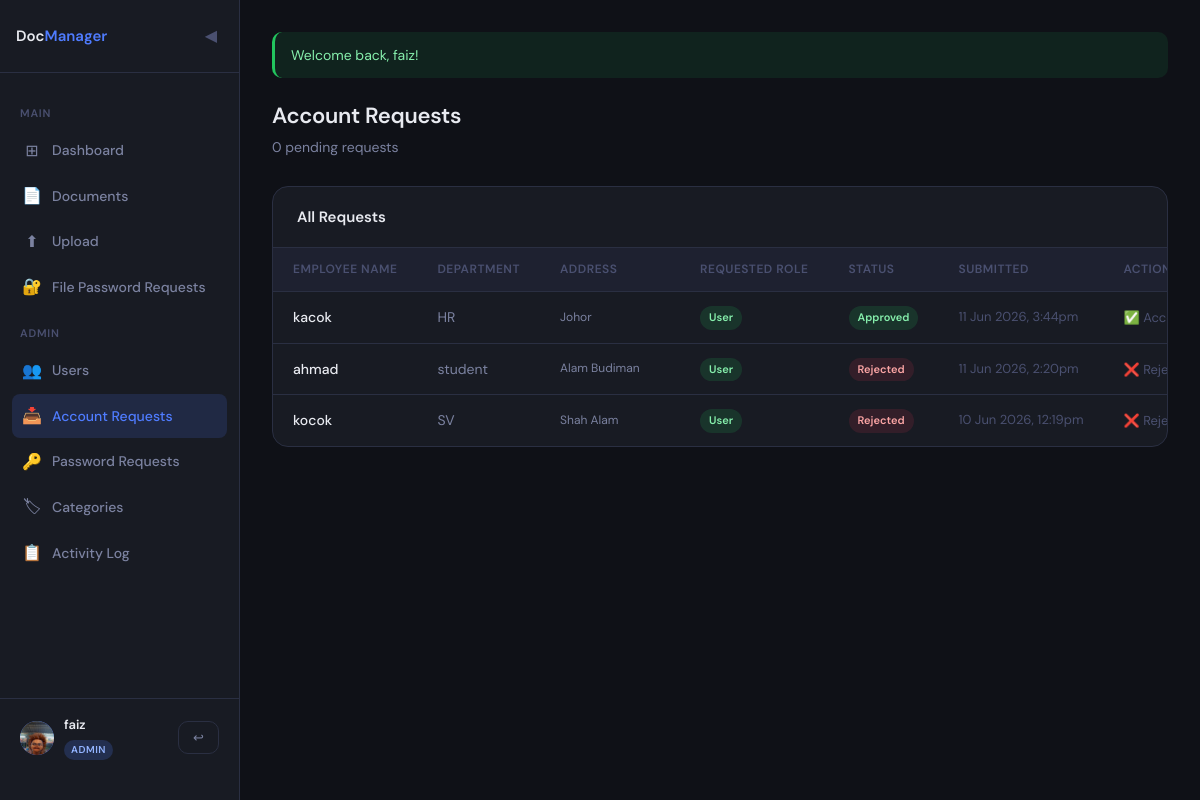
Screenshot of /index.php?page=account-requests (signed in) with the database file from the repository.
### tables this page shows
CREATE TABLE `user_request` (
  `id` int(11) NOT NULL,
  `user_id` int(11) DEFAULT NULL COMMENT 'Filled after account is created (FK → users.id)',
  `employee_id` int(11) NOT NULL COMMENT 'FK → employee.id, created at request time',
  `requested_role` enum('admin','user') NOT NULL DEFAULT 'user',
  `approved_by` int(11) DEFAULT NULL COMMENT 'Admin user who processed this request (FK → users.id)',
  `status` enum('pending','approved','rejected') NOT NULL DEFAULT 'pending',
  `requested_at` datetime NOT NULL DEFAULT current_timestamp()
);

CREATE TABLE `employee` (
  `id` int(11) NOT NULL,
  `name` varchar(100) NOT NULL,
  `address` varchar(255) NOT NULL,
  `department` varchar(100) NOT NULL,
  `image` varchar(255) NOT NULL
);

### config.php (called while the page is built, shortened)
<?php
function e(string $value): string {
    return htmlspecialchars($value, ENT_QUOTES | ENT_HTML5, 'UTF-8');
}

### pages/account-requests.php (the view, shortened to what this page needs)
<?php
$db = getDB();
$requests = $db->query("
    SELECT ur.*,
           e.name       AS emp_name,
           e.department AS emp_department,
           e.address    AS emp_address,
           approver.username AS approver_name
    FROM user_request ur
    JOIN employee e ON e.id = ur.employee_id
    LEFT JOIN users approver ON approver.id = ur.approved_by
    ORDER BY
        CASE ur.status WHEN 'pending' THEN 0 WHEN 'approved' THEN 1 ELSE 2 END,
        ur.requested_at DESC
")->fetchAll();
function renderAddress(string $raw): string {
    $parts = array_filter(array_map('trim', explode('|', $raw)));
    $lines = array_map(fn($p) => htmlspecialchars($p, ENT_QUOTES|ENT_HTML5, 'UTF-8'), $parts);
    return '<span style="display:block;font-size:12px;line-height:1.8;color:var(--text-muted);">'
         . implode('<br>', $lines) . '</span>';
}
$pendingCount = count(array_filter($requests, fn($r) => $r['status'] === 'pending'));
?>
<div class="topbar">
  <div>
    <div class="page-title">Account Requests</div>
    <div class="page-sub">
      <?= $pendingCount ?> pending request<?= $pendingCount !== 1 ? 's' : '' ?>
    </div>
  </div>
</div>
<?php if (empty($requests)): ?>
  <div class="card">
    <div class="empty-state">
      <div class="empty-state-icon">📥</div>
      <p>No account requests yet. New requests will appear here when employees submit the form.</p>
    </div>
  </div>
<?php else: ?>
<div class="card">
  <div class="card-header">
    <div class="card-title">All Requests</div>
  </div>
  <div class="table-responsive">
  <table>
    <thead>
      <tr>
        <th>Employee Name</th>
        <th>Department</th>
        <th>Address</th>
        <th>Requested Role</th>
        <th>Status</th>
        <th>Submitted</th>
        <th>Actions</th>
      </tr>
    </thead>
    <tbody>
      <?php foreach ($requests as $req): ?>
      <tr>
        <td><?= e($req['emp_name']) ?></td>
        <td style="color:var(--text-muted);"><?= e($req['emp_department']) ?></td>
        <td style="min-width:140px;"><?= renderAddress($req['emp_address']) ?></td>
        <td>
          <span class="badge <?= $req['requested_role'] === 'admin' ? 'role-admin' : 'role-user' ?>">
            <?= e($req['requested_role']) ?>
          </span>
        </td>
        <td>
          <span class="badge badge-<?= e($req['status']) ?>">
            <?= e($req['status']) ?>
          </span>
        </td>
        <td style="color:var(--text-dim);font-size:13px;white-space:nowrap;">
          <?= $req['requested_at'] ? date('d M Y, g:ia', strtotime($req['requested_at'])) : '—' ?>
        </td>
        <td style="min-width:180px;">
          <?php if ($req['status'] === 'pending'): ?>
          <div class="action-btns">
            <button class="btn btn-sm btn-primary" style="margin-top:0;"
              onclick="openApprove(
                <?= (int)$req['id'] ?>,
                '<?= e(addslashes($req['emp_name'])) ?>',
                '<?= e(addslashes($req['emp_department'])) ?>',
                '<?= e(addslashes($req['emp_address'])) ?>',
                '<?= e($req['requested_role']) ?>',
                '<?= e(strtolower(strtok($req['emp_name'], ' '))) ?>'
              )">✅ Approve</button>
            <button class="btn btn-sm btn-danger"
              onclick="openReject(<?= (int)$req['id'] ?>, '<?= e(addslashes($req['emp_name'])) ?>')">
              ✕ Reject
            </button>
          </div>
          <?php else: ?>
            <span style="font-size:13px;color:var(--text-dim);">
              <?= $req['status'] === 'approved' ? '✅ Account created' : '❌ Rejected' ?>
            </span>
          <?php endif; ?>
        </td>
      </tr>
      <?php endforeach; ?>
    </tbody>
  </table>
  </div>
</div>
<?php endif; ?>

### index.php (style rules this page uses)
*, *::before, *::after { box-sizing: border-box; margin: 0; padding: 0; }
:root { --bg: #0f1117; --surface: #181b23; --surface2: #1e2130; --border: #2a2f42; --accent: #4f7cff; --accent-dim: #3a5fd9; --success: #22c55e; --danger: #f43f5e; --warning: #f59e0b; --text: #e8eaf0; --text-muted: #7b82a0; --text-dim: #4a5070; --font: 'DM Sans', sans-serif; --mono: 'DM Mono', monospace; --radius: 10px; --radius-lg: 16px; --shadow: 0 4px 24px rgba(0,0,0,.4); --sidebar-w: 240px; }
body { font-family: var(--font); background: var(--bg); color: var(--text); min-height: 100vh; font-size: 15px; line-height: 1.6; }
.role-user { background: rgba(34,197,94,.15); color: #86efac; }
.topbar { display: flex; align-items: flex-start; justify-content: space-between; gap: 12px; margin-bottom: 28px; flex-wrap: wrap; }
.page-title { font-size: 22px; font-weight: 600; letter-spacing: -.3px; }
.page-sub { color: var(--text-muted); font-size: 14px; margin-top: 2px; }
.card { background: var(--surface); border: 1px solid var(--border); border-radius: var(--radius-lg); overflow: hidden; }
.card-header { padding: 18px 24px; border-bottom: 1px solid var(--border); display: flex; align-items: center; justify-content: space-between; flex-wrap: wrap; gap: 10px; }
.card-title { font-size: 15px; font-weight: 600; }
.table-responsive { overflow-x: auto; -webkit-overflow-scrolling: touch; }
table { width: 100%; border-collapse: collapse; min-width: 500px; }
th { text-align: left; padding: 12px 20px; font-size: 12px; font-weight: 600; letter-spacing: .5px; text-transform: uppercase; color: var(--text-dim); background: var(--surface2); border-bottom: 1px solid var(--border); white-space: nowrap; }
td { padding: 13px 20px; font-size: 14px; border-bottom: 1px solid var(--border); color: var(--text-muted); }
td:first-child { color: var(--text); font-weight: 500; }
tr:last-child td { border-bottom: none; }
.badge { display: inline-block; font-size: 11px; font-weight: 600; padding: 3px 9px; border-radius: 20px; text-transform: capitalize; white-space: nowrap; }

### pages/account-requests.php (style rules this page uses)
.badge-approved { background: rgba(34,197,94,.15); color: #86efac; }
.badge-rejected { background: rgba(244,63,94,.12); color: #fca5a5; }

### rows the page displays
user_request: employee.name "kacok", employee.department "HR", employee.address "Johor", requested_role "User", status "Approved", requested_at "11 Jun 2026, 3:44pm"
user_request: employee.name "ahmad", employee.department "student", employee.address "Alam Budiman", requested_role "User", status "Rejected", requested_at "11 Jun 2026, 2:20pm"
user_request: employee.name "kocok", employee.department "SV", employee.address "Shah Alam", requested_role "User", status "Rejected", requested_at "10 Jun 2026, 12:19pm"

### other values shown
$authUser['employee_name'] "faiz"
$authUser['role'] "ADMIN"
$ok "Welcome back, faiz!"
$pendingCount "0"
